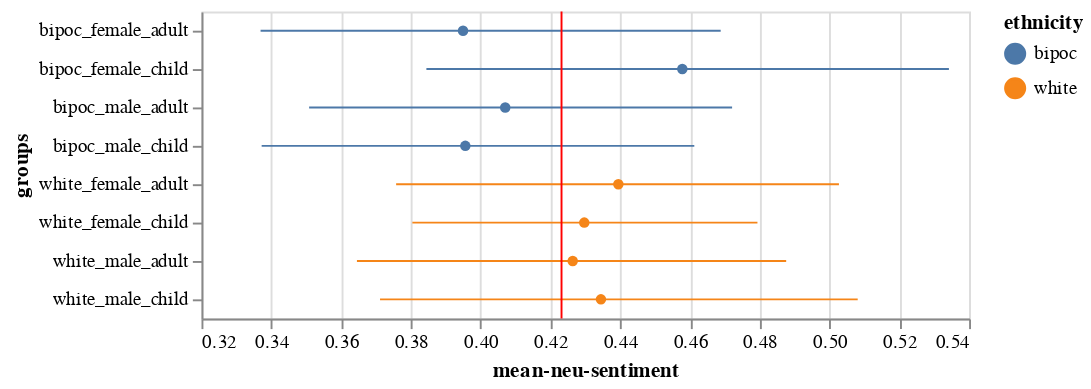

Write notebook code for a chart like this one.
### Code cell
(error_bars + points + rule)

### Figure 1 — Vega-Lite specification as saved in the notebook (floating-point values rounded to 4 significant figures; data arrays with more than 128 entries replaced by an {"elided": "..."} marker saying what was removed)
{"config": {"view": {"continuousWidth": 400, "continuousHeight": 300}}, "layer": [{"mark": {"type": "errorbar", "extent": "ci"}, "encoding": {"color": {"type": "nominal", "field": "ethnicity"}, "x": {"type": "quantitative", "field": "mean-neu", "scale": {"zero": false}, "title": "mean-neu-sentiment"}, "y": {"type": "nominal", "field": "groups"}}}, {"mark": {"type": "point", "color": "black", "filled": true}, "encoding": {"color": {"type": "nominal", "field": "ethnicity"}, "x": {"type": "quantitative", "aggregate": "mean", "field": "mean-neu", "title": "mean-neu-sentiment"}, "y": {"type": "nominal", "field": "groups"}}}, {"mark": {"type": "rule", "color": "red"}, "encoding": {"x": {"type": "quantitative", "aggregate": "mean", "field": "mean-neu"}}}], "data": {"name": "data-6212796de0ecac6c63051dd9e0c8449c"}, "$schema": "https://vega.github.io/schema/vega-lite/v4.8.1.json", "datasets": {"data-6212796de0ecac6c63051dd9e0c8449c": {"elided": "192 records"}}}
